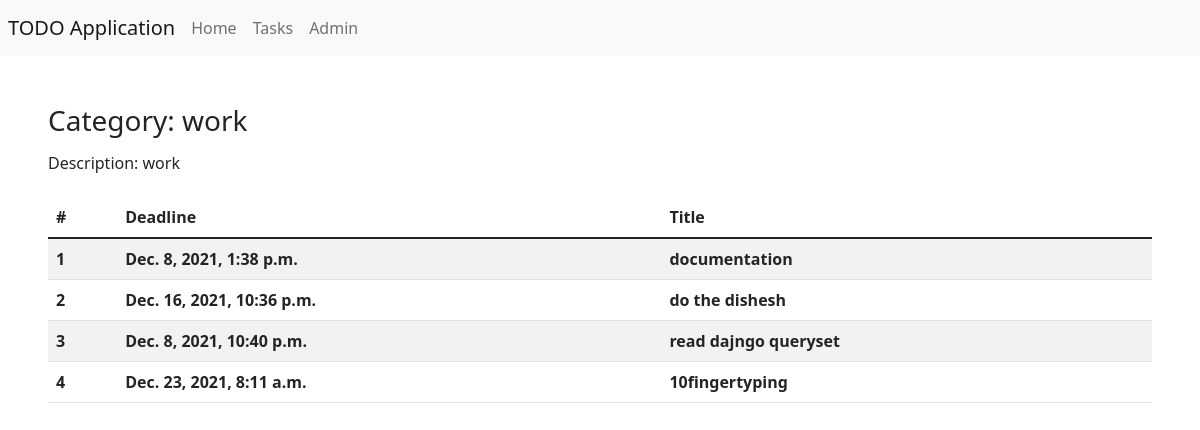
The app's page /categories/8/ with its own data.
### todo/models.py (models this page shows, shortened)
class Category(models.Model):
    name = models.CharField(max_length=30)
    description = models.CharField(max_length=100)
    class Meta():
        verbose_name_plural = "Categories"

class Task(models.Model):
    PRIORITY_CHOICES = [(3,"Low"), (2,"Medium"), (1,"High")]
    categories = models.ManyToManyField(Category,)
    title = models.CharField(max_length=30)
    description = models.TextField()
    priority = models.IntegerField(choices=PRIORITY_CHOICES)
    schedule = models.DateTimeField()
    time_created = models.DateTimeField(auto_now_add=True)

### todo/views.py (the view)
# urls.py: path('categories/<int:pk>/', CategoryDetailView.as_view(), name='category_detail'),
class CategoryDetailView(DetailView):
    model = Category
    def get_context_data(self, **kwargs):
        context = super().get_context_data(**kwargs)
        context["tasks"] = Task.objects.filter(categories=context["category"])
        return context

### templates/todo/category_detail.html
{% extends 'base.html' %}
{% block navbar %}
    <li class="nav-item">
        <a class="nav-link" href={% url 'index' %}>Home</a>
    </li>
    <li class="nav-item">
        <a class="nav-link" href={% url 'tasks' %}>Tasks</a>
    </li>
    <li class="nav-item">
        <a class="nav-link" href={% url 'admin:index' %}>Admin</a>
    </li>
{% endblock navbar %}
{% block content %}
<h3>Category: {{category.name}}</h3>
<h6 class='mt-3'>Description: {{category.description}}</h6>
<table class="table table-striped mt-4">
    <thead>
        <tr>
            <th scope="col">#</th>
            <th scope="col">Deadline</th>
            <th scope="col">Title</th>
        </tr>
    </thead>
    <tbody>
        {% for task in tasks %}
        <tr>
            <th scope="row">{{forloop.counter}}</th>
            <th >{{task.schedule}}</th>
            <th >{{task.title}}</th>
        </tr>
        {% endfor %}
    </tbody>
</table>
{% endblock content %}

### records on screen
Category: name "work", description "work"
Task: schedule "Dec. 8, 2021, 1:38 p.m.", title "documentation"
Task: schedule "Dec. 16, 2021, 10:36 p.m.", title "do the dishesh"
Task: schedule "Dec. 8, 2021, 10:40 p.m.", title "read dajngo queryset"
Task: schedule "Dec. 23, 2021, 8:11 a.m.", title "10fingertyping"
